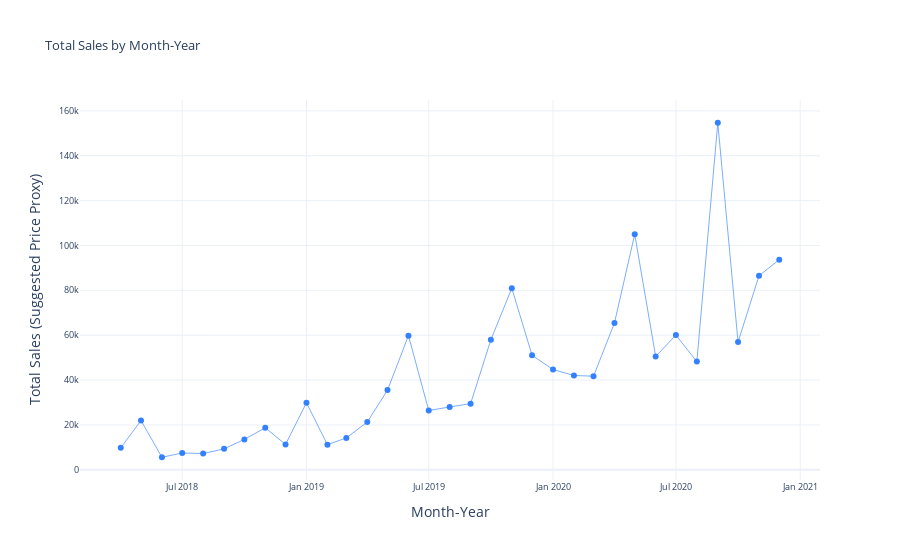

Source (notebook cell):
### Code cell
QUESTION = """
What are the total sales by month-year? Use suggested price as a proxy for revenue for each transaction and a quantity of 1. Make a chart of sales over time. 
"""
inputs = {"user_question": QUESTION, "num_steps": 0}
for s in app.stream(inputs):
    print(s)

### Figure 1 — Plotly figure (JSON) as saved in the notebook; plotly's stock layout.template omitted (floating-point values rounded to 4 significant figures)
{"data": [{"line": {"color": "#3381ff", "width": 0.65}, "mode": "lines+markers", "name": "Total Sales", "type": "scatter", "x": ["2018-04", "2018-05", "2018-06", "2018-07", "2018-08", "2018-09", "2018-10", "2018-11", "2018-12", "2019-01", "2019-02", "2019-03", "2019-04", "2019-05", "2019-06", "2019-07", "2019-08", "2019-09", "2019-10", "2019-11", "2019-12", "2020-01", "2020-02", "2020-03", "2020-04", "2020-05", "2020-06", "2020-07", "2020-08", "2020-09", "2020-10", "2020-11", "2020-12"], "y": [9800, 21950, 5600, 7500, 7250, 9350, 13550, 18750, 11300, 29880.0, 11180.0, 14220.0, 21300.0, 35523, 59795, 26450.0, 28020.0, 29490, 57950.0, 80940.0, 51040.0, 44710.0, 42050.0, 41730.0, 65440.0, 105000.0, 50540.0, 60040.0, 48250.0, 154700.0, 56930.0, 86510.0, 93650.0]}], "layout": {"hoverlabel": {"font": {"size": 8.8}}, "plot_bgcolor": "white", "title": {"font": {"size": 13.2}, "text": "Total Sales by Month-Year"}, "xaxis": {"tickfont": {"size": 8.8}, "title": {"text": "Month-Year"}}, "yaxis": {"tickfont": {"size": 8.8}, "title": {"text": "Total Sales (Suggested Price Proxy)"}}}}
